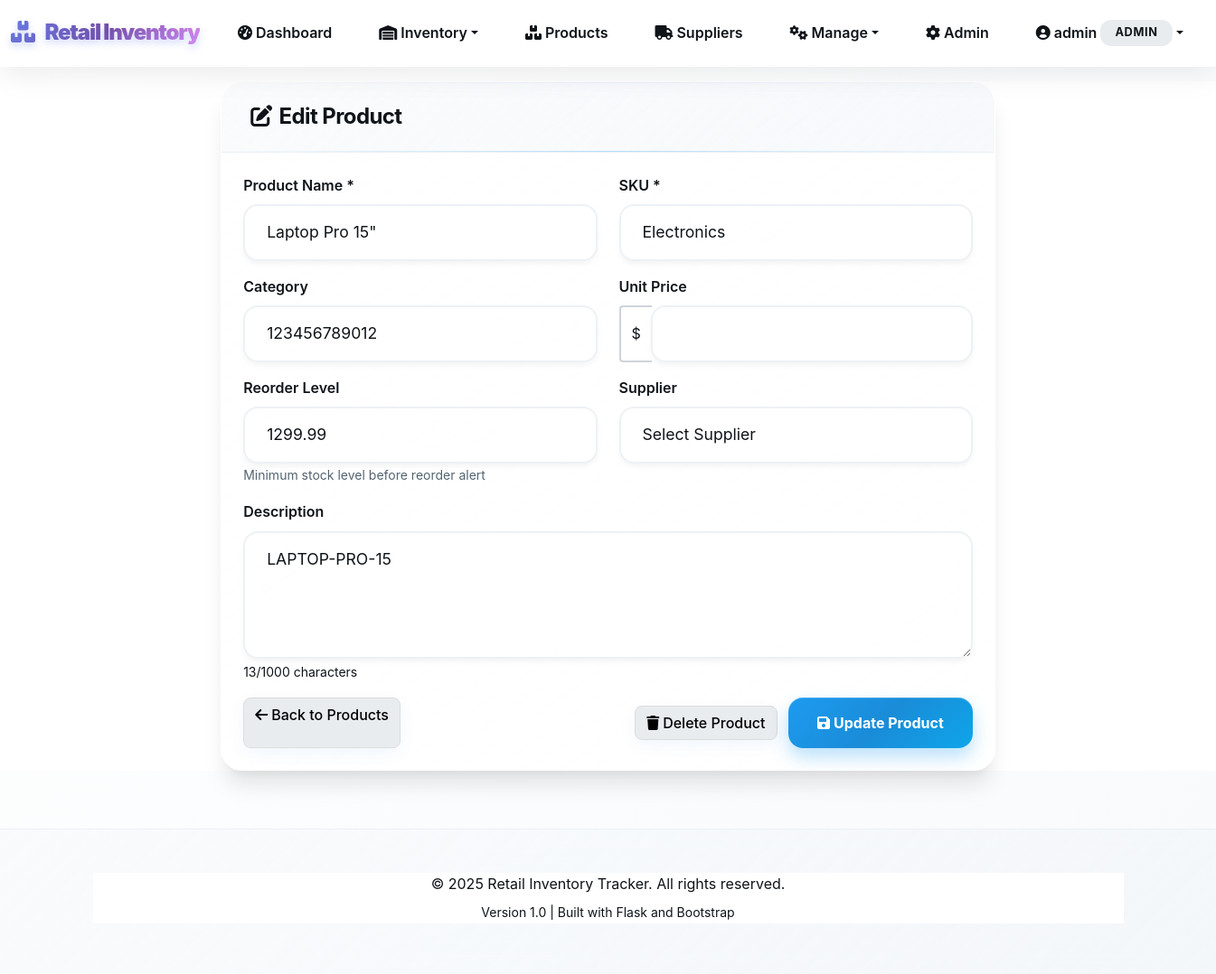
Page /edit_product/1 (signed in) on the committed database.
### tables this page shows
CREATE TABLE products (
                id INTEGER PRIMARY KEY AUTOINCREMENT,
                name VARCHAR(100) NOT NULL,
                category VARCHAR(50) NOT NULL,
                sku VARCHAR(50) UNIQUE NOT NULL,
                barcode VARCHAR(100),
                description TEXT,
                unit_price DECIMAL(10,2) NOT NULL,
                cost_price DECIMAL(10,2),
                supplier_id INTEGER,
                created_at TIMESTAMP DEFAULT CURRENT_TIMESTAMP,
                updated_at TIMESTAMP DEFAULT CURRENT_TIMESTAMP, reorder_level INTEGER DEFAULT 10,
                FOREIGN KEY (supplier_id) REFERENCES suppliers(id)
            );

### app.py (the view)
@app.route('/edit_product/<int:product_id>')
def edit_product(product_id):
    if 'user_id' not in session:
        return redirect(url_for('login'))
    conn = sqlite3.connect(DATABASE_PATH)
    cursor = conn.cursor()
    cursor.execute('SELECT * FROM products WHERE id = ?', (product_id,))
    product = cursor.fetchone()
    if not product:
        flash('Product not found.', 'error')
        return redirect(url_for('products'))
    conn.close()
    return render_template('edit_product.html', product=product)

### templates/edit_product.html (shortened to what this page needs)
{% extends "base.html" %}
{% block content %}
<div class="container-fluid">
    <div class="row justify-content-center">
        <div class="col-lg-8">
            <div class="card shadow-sm">
                <div class="card-header bg-primary text-white">
                    <h4 class="mb-0">
                        <i class="fas fa-edit me-2"></i>Edit Product
                    </h4>
                </div>
                <div class="card-body">
                    <form action="{{ url_for('update_product', product_id=product[0]) }}" method="POST" id="editProductForm">
                        <div class="row">
                            <div class="col-md-6">
                                <div class="mb-3">
                                    <label for="name" class="form-label">Product Name *</label>
                                    <input type="text" class="form-control" id="name" name="name"
                                           value="{{ product[1] }}" required maxlength="200">
                                </div>
                            </div>
                            <div class="col-md-6">
                                <div class="mb-3">
                                    <label for="sku" class="form-label">SKU *</label>
                                    <input type="text" class="form-control" id="sku" name="sku"
                                           value="{{ product[2] }}" required maxlength="50">
                                </div>
                            </div>
                        </div>
                        <div class="row">
                            <div class="col-md-6">
                                <div class="mb-3">
                                    <label for="category" class="form-label">Category</label>
                                    <input type="text" class="form-control" id="category" name="category"
                                           value="{{ product[4] or '' }}" maxlength="100"
                                           list="categoryList">
                                </div>
                            </div>
                            <div class="col-md-6">
                                <div class="mb-3">
                                    <label for="unit_price" class="form-label">Unit Price</label>
                                    <div class="input-group">
                                        <span class="input-group-text">$</span>
                                        <input type="number" class="form-control" id="unit_price" name="unit_price"
                                               value="{{ product[5] or 0 }}" min="0" step="0.01">
                                    </div>
                                </div>
                            </div>
                        </div>
                        <div class="row">
                            <div class="col-md-6">
                                <div class="mb-3">
                                    <label for="reorder_level" class="form-label">Reorder Level</label>
                                    <input type="number" class="form-control" id="reorder_level" name="reorder_level"
                                           value="{{ product[6] or 0 }}" min="0" step="1">
                                    <small class="form-text text-muted">Minimum stock level before reorder alert</small>
                                </div>
                            </div>
                            <div class="col-md-6">
                                <div class="mb-3">
                                    <label for="supplier_id" class="form-label">Supplier</label>
                                    <select class="form-select" id="supplier_id" name="supplier_id">
                                        <option value="">Select Supplier</option>
                                    </select>
                                </div>
                            </div>
                        </div>
                        <div class="mb-3">
                            <label for="description" class="form-label">Description</label>
                            <textarea class="form-control" id="description" name="description" rows="4"
                                      maxlength="1000" placeholder="Enter product description...">{{ product[3] or '' }}</textarea>
                            <div class="form-text">
                                <span id="descCharCount">{{ (product[3] or '')|length }}</span>/1000 characters
                            </div>
                        </div>
                        <div class="d-flex justify-content-between">
                            <a href="{{ url_for('products') }}" class="btn btn-secondary">
                                <i class="fas fa-arrow-left me-1"></i>Back to Products
                            </a>
                            <div>
                                <button type="button" class="btn btn-danger me-2" onclick="deleteProduct()">
                                    <i class="fas fa-trash me-1"></i>Delete Product
                                </button>
                                <button type="submit" class="btn btn-primary">
                                    <i class="fas fa-save me-1"></i>Update Product
                                </button>
                            </div>
                        </div>
                    </form>
                </div>
            </div>
        </div>
    </div>
</div>
{% endblock %}

### rows in the picture
products: name "Laptop Pro 15\"", sku "Electronics", category "123456789012", reorder_level "1299.99", description "LAPTOP-PRO-15"

### other values in the picture
{{ session.username }} "admin"
{{ session.role.title() }} "ADMIN"
{{ (product[3] or '')|length }} "13"
